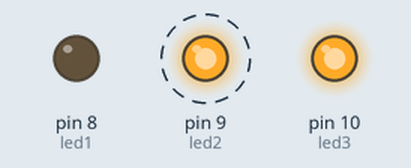
Simulated run of this sketch. Board: Arduino Uno, built with avr-gcc and run on an emulated ATmega328P. Shown: output pins drawn as LEDs (lit = HIGH). Dashed ring = blinking. Random numbers use the default seed unless the sketch sets one. At 3.0 s the program stops and its outputs stay as they are.

Above: at 0.2 s.
Timing chart, 0 to 3.0 s (numbered marks = the images above):
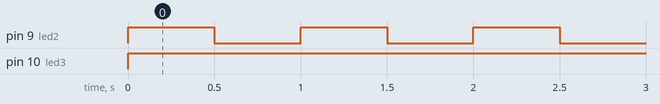

The sketch:

PHF.ino
```cpp
int led1 = 8;
int led2 = 9;
int led3 = 10;
int val;
int val2;

void setup() {

  pinMode(8, OUTPUT);
  pinMode(9, OUTPUT);
  pinMode(10, OUTPUT);
  randomSeed(analogRead(0));
}

void loop() {
  val = random(8, 11);
  val2 = random(8, 11);
  // daca ambele numere sunt egale, sa genereze incontinuu
  while (val == val2) {
    val2 = random(8, 11);
  }

  digitalWrite(val, HIGH);
  digitalWrite(val2, HIGH);

 // Vom compara LED-urile. Daca nu s-a aprins LED-ul 1, inseamna ca s-au aprins 2 si 3. Dintre foarfece si hartie, castiga foarfece
  if (digitalRead(led1) == LOW) {
    for (int i = 0; i < 3; i++) {
      delay(500);
      digitalWrite(led2, LOW);
      delay(500);
      digitalWrite(led2, HIGH);
    }
  }
  // Daca nu s-a aprins LED-ul 2, s-au aprins 1 si 3.
  else if (digitalRead(led2) == LOW) {
    for (int i = 0; i < 3; i++) {
      delay(500);
      digitalWrite(led3, LOW);
      delay(500);
      digitalWrite(led3, HIGH);
    }
  }
  else {
    for (int i = 0; i < 3; i++) {
      delay(500);
      digitalWrite(led1, LOW);
      delay(500);
      digitalWrite(led1, HIGH);
    }
  }
  exit(0);
}
```

Measured:
- by itself, pin 9 (led2): alternates HIGH for 0.50 s and LOW for 0.50 s, 7 changes in all, then stays HIGH
- by itself, pin 10 (led3): LOW → HIGH at 0.00 s
